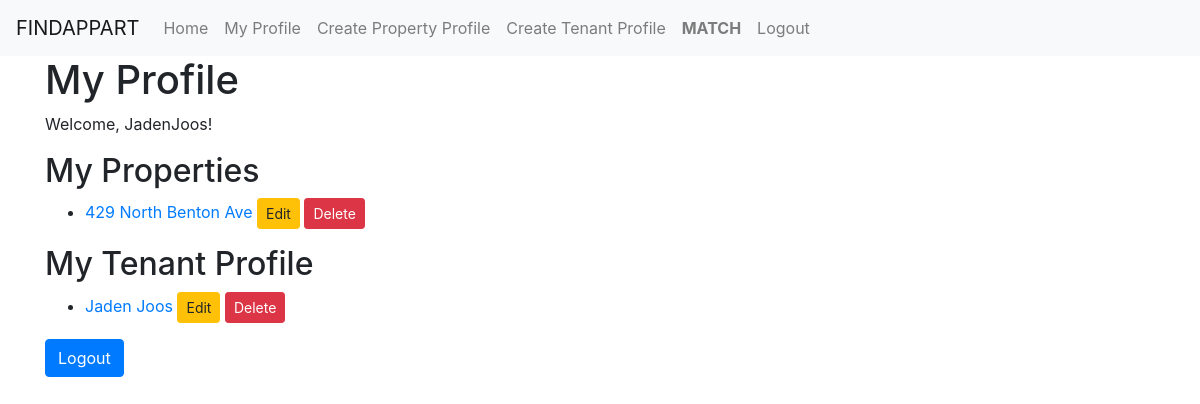
Page /profile/ (signed in) on the earlier database version.
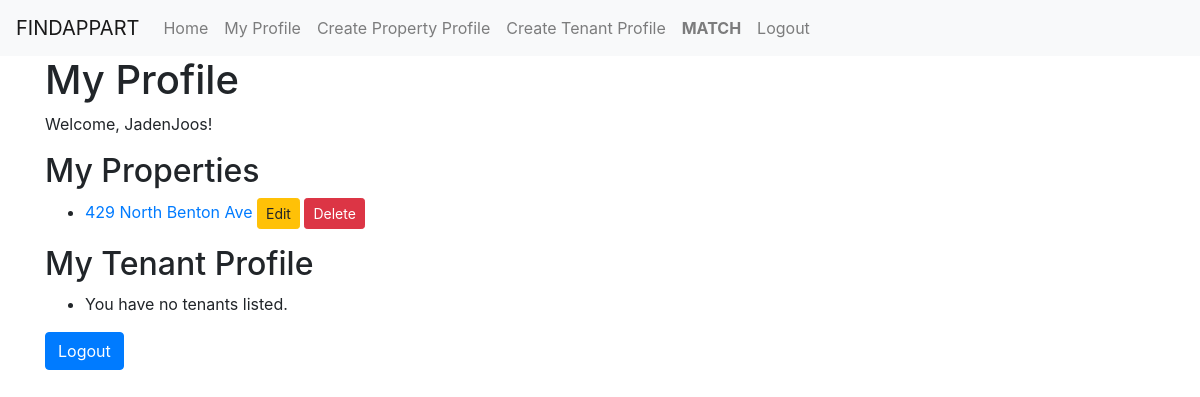
Same page on the later database version.
### app1/models.py (models this page shows, shortened)
class Property(models.Model):
    user = models.ForeignKey(User, on_delete=models.CASCADE)
    name = models.CharField(max_length=255, blank=True, null=True)
    phone = models.CharField(max_length=20, blank=True, null=True)
    email = models.EmailField(blank=True, null=True)
    address = models.CharField(max_length=255, blank=True, null=True)
    price = models.DecimalField(max_digits=10, decimal_places=2, blank=True, null=True)
    bedrooms = models.IntegerField(blank=True, null=True)
    bathrooms = models.IntegerField(blank=True, null=True)
    description = models.TextField(blank=True, null=True)
    photo = models.ImageField(upload_to='property_photos', blank=True, null=True)
    objects = models.Manager()

class Tenant(models.Model):
    user = models.ForeignKey(User, on_delete=models.CASCADE)
    name = models.CharField(max_length=255, blank=True, null=True)
    email = models.EmailField(blank=True, null=True)
    phone = models.CharField(max_length=20, blank=True, null=True)
    budget = models.DecimalField(max_digits=10, decimal_places=2, null=True, blank=True)
    bedrooms = models.IntegerField(blank=True, null=True)
    bathrooms = models.IntegerField(blank=True, null=True)
    bio = models.TextField(blank=True, null=True)
    photo = models.ImageField(upload_to='tenants_photos', blank=True, null=True)
    objects = models.Manager()

### app1/views.py (the view)
# urls.py: path('profile/', views.profile, name='profile'),  # User profile page.
@login_required
def profile(request):
    tenants = Tenant.objects.filter(user=request.user)
    properties = Property.objects.filter(user=request.user)
    return render(request, 'app1/profile.html', {'properties': properties, 'tenants': tenants})

### templates/app1/profile.html
{% extends "base.html" %}
{% block content %}
    <h1>My Profile</h1>
    <p>Welcome, {{ user.username }}!</p>
    <h2>My Properties</h2>
    <ul>
        {% for property in properties %}
            <li>
                <a href="{% url 'app1:property_detail' property.pk %}">{{ property.address }}</a>
                <a href="{% url 'app1:property_update' property.pk %}" class="btn btn-sm btn-warning">Edit</a>
                <a href="{% url 'app1:property_delete' property.pk %}" class="btn btn-sm btn-danger" onclick="return confirm('Are you sure you want to delete this property?');">Delete</a>
            </li>
        {% empty %}
            <li>You have no properties listed.</li>
        {% endfor %}
    </ul>
    <h2>My Tenant Profile</h2>
    <ul>
        {% for tenant in tenants %}
            <li>
                <a href="{% url 'app1:tenant_detail' tenant.pk %}">{{ tenant.name }}</a>
                <a href="{% url 'app1:tenant_update' tenant.pk %}" class="btn btn-sm btn-warning">Edit</a>
                <a href="{% url 'app1:tenant_delete' tenant.pk %}" class="btn btn-sm btn-danger" onclick="return confirm('Are you sure you want to delete this tenant?');">Delete</a>
            </li>
        {% empty %}
            <li>You have no tenants listed.</li>
        {% endfor %}
  </ul>
    <a href="{% url 'app1:logout' %}" class="btn btn-primary">Logout</a>
{% endblock %}

### templates/app1/base.html (shortened to what this page needs)
<!DOCTYPE html>
<html>
<head>
    <link rel="stylesheet" href="https://maxcdn.bootstrapcdn.com/bootstrap/4.5.2/css/bootstrap.min.css">
</head>
<body>
    <nav class="navbar navbar-expand-lg navbar-light bg-light">
        <a class="navbar-brand" href="#">FINDAPPART</a>
        <div class="collapse navbar-collapse" id="navbarNav">
            <ul class="navbar-nav">
                <li class="nav-item">
                    <a class="nav-link" href="{% url 'app1:home' %}">Home</a>
                </li>
                {% if not user.is_authenticated %}
                    <li class="nav-item">
                        <a class="nav-link" href="{% url 'app1:login' %}">Login</a>
                    </li>
                    <li class="nav-item">
                        <a class="nav-link" href="{% url 'app1:register' %}">Register</a>
                    </li>
                {% else %}
                    <li class="nav-item">
                        <a class="nav-link" href="{% url 'app1:profile' %}">My Profile</a>
                    </li>
                    <li class="nav-item">
                        <a class="nav-link" href="{% url 'app1:property_create' %}">Create Property Profile</a>
                    </li>
                    <li class="nav-item">
                        <a class="nav-link" href="{% url 'app1:tenant_create' %}">Create Tenant Profile</a>
                    </li>
                    <li class="nav-item">
                        <a class="nav-link" href="{% url 'app1:match' %}"><b>MATCH</b></a>
                    </li>
                    <li class="nav-item">
                        <a class="nav-link" href="{% url 'app1:logout' %}">Logout</a>
                    </li>
                {% endif %}
            </ul>
        </div>
    </nav>
    <main role="main" class="container">
        {% block content %}{% endblock %}
    </main>
</body>
</html>

Differences in the rows shown:
removed Tenant: name "Jaden Joos"
Other differences:
text now shown: "You have no tenants listed."
